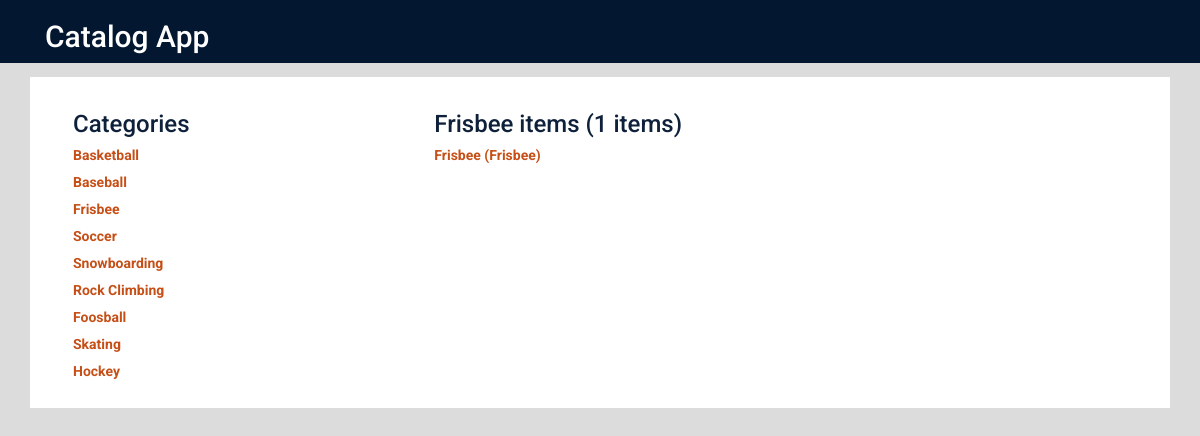
The page /catalog/Frisbee/items/ on the database as committed earlier.
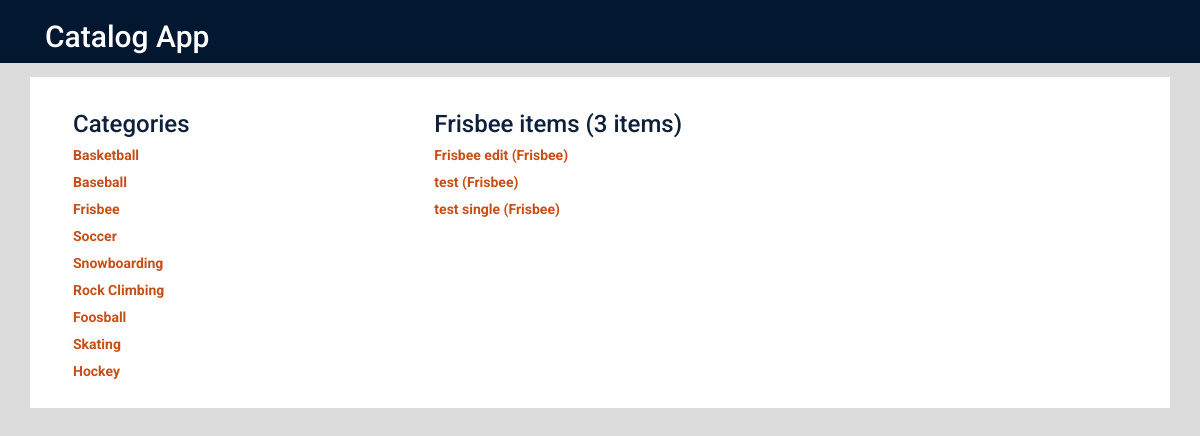
The same page on the database as committed later.
### category_database_setup.py (models this page shows, shortened)
class Category(Base):
    __tablename__ = 'category'
    id = Column(Integer, primary_key=True)
    name = Column(String(250), nullable=False)

class StockItem(Base):
    __tablename__ = 'stock_item'
    name = Column(String(80), nullable=False)
    id = Column(Integer, primary_key=True)
    description = Column(String(250))
    category_name = Column(Integer, ForeignKey('category.name'))
    category = relationship(Category)

### categoryapp_webserver.py (the view)
@app.route('/catalog/<string:category_name>/')
@app.route('/catalog/<string:category_name>/items/')
def showCategoryItems(category_name):
    DBSession = sessionmaker(bind=engine)
    session = DBSession()
    categories = session.query(Category)
    stockItems = session.query(StockItem).filter_by(category_name=category_name).all()
    currentCategory = session.query(Category).filter_by(name=category_name).one()
    stockItemsNum = len(stockItems)
    loginStatus = templateLoginStatus()
    return render_template('content_area_items.html', categories=categories, stockItems=stockItems, currentCategory=currentCategory, stockItemsNum=stockItemsNum, loginStatus=loginStatus)

### categoryapp_webserver.py (called while the page is built)
@app.context_processor
def templateLoginStatus():
    access_token = login_session.get('access_token')
    if access_token is None:
        return dict(loginStatus=False)
    else:
        return dict(loginStatus=True)

### templates/content_area_items.html (shortened to what this page needs)
{% extends "main.html" %}
{% block content_area %}
<div class="container">
	<div class="banner main background_white">
		<div class="col-md-4">
			<h3>Categories</h3>
			{% for category in categories %}
				<a href = "{{url_for('showCategoryItems', category_name = category.name)}}">
					{{category.name}}
				</a>
			{% endfor %}
		</div>
		<div class="col-md-8">
			<h3>{{currentCategory.name}} items ({{stockItemsNum}} items)</h3>
			{% for singleItem in stockItems %}
				<a href = "{{url_for('showStockItem', category_name = currentCategory.name, stockItem_name = singleItem.name)}}">
					{{singleItem.name}} <span>({{singleItem.category.name}})</span>
				</a>
			{% endfor %}
		</div>
		<div class="clearfix"></div>
	</div>
</div>
{% endblock %}

Rows that differ between the two databases and show on the page:
changed StockItem: name "Frisbee" → "Frisbee edit"
added StockItem: name "test", category.name "Frisbee"
added StockItem: name "test single", category.name "Frisbee"
Other text that changed with them:
{{ stockItemsNum }}: "1" → "3"
